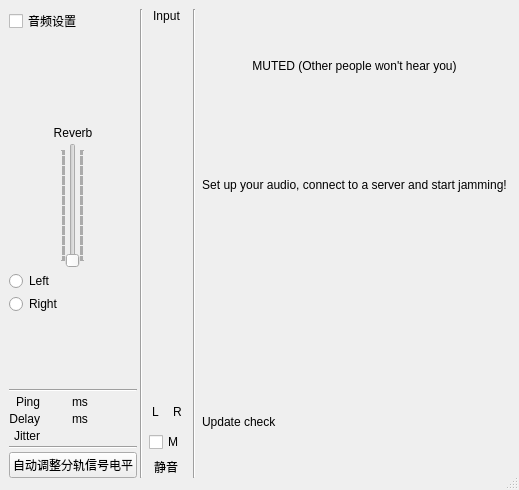
<?xml version="1.0" encoding="UTF-8"?>
<ui version="4.0">
 <class>CClientDlgBase</class>
 <widget class="QDialog" name="CClientDlgBase">
  <property name="geometry">
   <rect>
    <x>0</x>
    <y>0</y>
    <width>511</width>
    <height>490</height>
   </rect>
  </property>
  <property name="acceptDrops">
   <bool>true</bool>
  </property>
  <property name="windowTitle">
   <string/>
  </property>
  <property name="windowIcon">
   <iconset resource="resources.qrc">
    <normaloff>:/png/main/res/fronticon.png</normaloff>:/png/main/res/fronticon.png</iconset>
  </property>
  <property name="styleSheet">
   <string/>
  </property>
  <property name="sizeGripEnabled">
   <bool>true</bool>
  </property>
  <layout class="QHBoxLayout">
   <property name="leftMargin">
    <number>0</number>
   </property>
   <property name="topMargin">
    <number>0</number>
   </property>
   <property name="rightMargin">
    <number>3</number>
   </property>
   <property name="bottomMargin">
    <number>3</number>
   </property>
   <item>
    <widget class="QFrame" name="backgroundFrame">
     <property name="minimumSize">
      <size>
       <width>0</width>
       <height>0</height>
      </size>
     </property>
     <property name="frameShape">
      <enum>QFrame::NoFrame</enum>
     </property>
     <property name="frameShadow">
      <enum>QFrame::Plain</enum>
     </property>
     <layout class="QVBoxLayout" name="verticalLayout_5">
      <item>
       <layout class="QHBoxLayout" name="horizontalLayout_3">
        <item>
         <layout class="QHBoxLayout" name="horizontalLayout_2">
          <property name="spacing">
           <number>6</number>
          </property>
          <item>
           <layout class="QVBoxLayout" name="verticalLayout_4">
            <property name="spacing">
             <number>3</number>
            </property>
            <item>
             <layout class="QHBoxLayout" name="horizontalLayout">
              <item>
               <layout class="QVBoxLayout" name="verticalLayout_3">
                <item>
                 <layout class="QHBoxLayout" name="horizontalLayoutTopBar">
                  <item>
                   <widget class="QCheckBox" name="chbSettings">
                    <property name="text"><string>音频设置</string></property>
                    <property name="toolTip"><string>打开音频设置（声卡/缓冲/网络/混音等）</string></property>
                   </widget>
                  </item>
                  <item>
                   <spacer name="horizontalSpacerTopRight">
                    <property name="orientation"><enum>Qt::Horizontal</enum></property>
                    <property name="sizeHint" stdset="0"><size><width>40</width><height>0</height></size></property>
                   </spacer>
                  </item>
                 </layout>
                </item>
                <item>
                 <widget class="QLabel" name="pxlLogo">
                  <property name="sizePolicy">
                   <sizepolicy hsizetype="Preferred" vsizetype="Preferred">
                    <horstretch>0</horstretch>
                    <verstretch>0</verstretch>
                   </sizepolicy>
                  </property>
                  <property name="pixmap">
                   <pixmap resource="resources.qrc">:/png/main/res/fronticon.png</pixmap>
                  </property>
                  <property name="alignment">
                   <set>Qt::AlignCenter</set>
                  </property>
                  <property name="wordWrap">
                   <bool>false</bool>
                  </property>
                 </widget>
                </item>
                <item>
                 <spacer name="verticalSpacer">
                  <property name="orientation">
                   <enum>Qt::Vertical</enum>
                  </property>
                  <property name="sizeType">
                   <enum>QSizePolicy::Expanding</enum>
                  </property>
                  <property name="sizeHint" stdset="0">
                   <size>
                    <width>13</width>
                    <height>10</height>
                   </size>
                  </property>
                 </spacer>
                </item>
                <item>
                 <layout class="QVBoxLayout">
                  <item>
                   <layout class="QVBoxLayout">
                    <property name="spacing">
                     <number>3</number>
                    </property>
                    <item>
                     <widget class="QLabel" name="lblAudioReverb">
                      <property name="text">
                       <string>Reverb</string>
                      </property>
                      <property name="alignment">
                       <set>Qt::AlignCenter</set>
                      </property>
                     </widget>
                    </item>
                    <item>
                     <layout class="QHBoxLayout">
                      <item>
                       <spacer>
                        <property name="orientation">
                         <enum>Qt::Horizontal</enum>
                        </property>
                        <property name="sizeType">
                         <enum>QSizePolicy::Minimum</enum>
                        </property>
                        <property name="sizeHint" stdset="0">
                         <size>
                          <width>0</width>
                          <height>20</height>
                         </size>
                        </property>
                       </spacer>
                      </item>
                      <item>
                       <widget class="QSlider" name="sldAudioReverb">
                        <property name="sizePolicy">
                         <sizepolicy hsizetype="Fixed" vsizetype="Expanding">
                          <horstretch>0</horstretch>
                          <verstretch>0</verstretch>
                         </sizepolicy>
                        </property>
                        <property name="minimumSize">
                         <size>
                          <width>0</width>
                          <height>125</height>
                         </size>
                        </property>
                        <property name="maximumSize">
                         <size>
                          <width>16777215</width>
                          <height>300</height>
                         </size>
                        </property>
                        <property name="pageStep">
                         <number>1</number>
                        </property>
                        <property name="orientation">
                         <enum>Qt::Vertical</enum>
                        </property>
                        <property name="tickPosition">
                         <enum>QSlider::TicksBothSides</enum>
                        </property>
                       </widget>
                      </item>
                      <item>
                       <spacer>
                        <property name="orientation">
                         <enum>Qt::Horizontal</enum>
                        </property>
                        <property name="sizeType">
                         <enum>QSizePolicy::Minimum</enum>
                        </property>
                        <property name="sizeHint" stdset="0">
                         <size>
                          <width>0</width>
                          <height>20</height>
                         </size>
                        </property>
                       </spacer>
                      </item>
                     </layout>
                    </item>
                   </layout>
                  </item>
                  <item>
                   <layout class="QVBoxLayout">
                    <property name="spacing">
                     <number>3</number>
                    </property>
                    <item>
                     <widget class="QRadioButton" name="rbtReverbSelL">
                      <property name="text">
                       <string>Left</string>
                      </property>
                     </widget>
                    </item>
                    <item>
                     <widget class="QRadioButton" name="rbtReverbSelR">
                      <property name="text">
                       <string>Right</string>
                      </property>
                     </widget>
                    </item>
                   </layout>
                  </item>
                 </layout>
                </item>
                <item>
                 <spacer>
                  <property name="orientation">
                   <enum>Qt::Vertical</enum>
                  </property>
                  <property name="sizeType">
                   <enum>QSizePolicy::Expanding</enum>
                  </property>
                  <property name="sizeHint" stdset="0">
                   <size>
                    <width>13</width>
                    <height>10</height>
                   </size>
                  </property>
                 </spacer>
                </item>
                <item>
                 <widget class="Line" name="lineUpperLowerLeft_2">
                  <property name="orientation">
                   <enum>Qt::Horizontal</enum>
                  </property>
                 </widget>
                </item>
                <item>
                 <layout class="QHBoxLayout" name="horizontalLayoutPingWrap">
                  <item>
                   <layout class="QGridLayout" name="gridLayout">
                    <property name="horizontalSpacing"><number>3</number></property>
                    <property name="verticalSpacing"><number>3</number></property>
                    <item row="0" column="1" rowspan="3">
                     <spacer name="spacerLabelVal">
                      <property name="orientation"><enum>Qt::Horizontal</enum></property>
                      <property name="sizeHint" stdset="0"><size><width>16</width><height>20</height></size></property>
                     </spacer>
                    </item>
                    <item row="0" column="4" rowspan="3">
                     <spacer name="spacerUnitLed">
                      <property name="orientation"><enum>Qt::Horizontal</enum></property>
                      <property name="sizeHint" stdset="0"><size><width>16</width><height>20</height></size></property>
                     </spacer>
                    </item>
                  <item row="2" column="0">
                   <widget class="QLabel" name="lblBuffers">
                    <property name="text">
                     <string>Jitter</string>
                    </property>
                    <property name="alignment">
                     <set>Qt::AlignRight|Qt::AlignTrailing|Qt::AlignVCenter</set>
                    </property>
                    <property name="wordWrap">
                     <bool>false</bool>
                    </property>
                   </widget>
                  </item>
                  <item row="1" column="0">
                   <widget class="QLabel" name="lblDelay">
                    <property name="text">
                     <string>Delay</string>
                    </property>
                    <property name="alignment">
                     <set>Qt::AlignRight|Qt::AlignTrailing|Qt::AlignVCenter</set>
                    </property>
                    <property name="wordWrap">
                     <bool>false</bool>
                    </property>
                   </widget>
                  </item>
                  <item row="0" column="0">
                   <widget class="QLabel" name="lblPing">
                    <property name="text">
                     <string>Ping</string>
                    </property>
                    <property name="alignment">
                     <set>Qt::AlignRight|Qt::AlignTrailing|Qt::AlignVCenter</set>
                    </property>
                    <property name="wordWrap">
                     <bool>false</bool>
                    </property>
                   </widget>
                  </item>
                  <item row="0" column="2">
                   <widget class="QLabel" name="lblPingVal">
                    <property name="minimumSize">
                     <size>
                      <width>20</width>
                      <height>0</height>
                     </size>
                    </property>
                    <property name="layoutDirection">
                     <enum>Qt::LeftToRight</enum>
                    </property>
                    <property name="text">
                     <string/>
                    </property>
                    <property name="alignment">
                     <set>Qt::AlignRight|Qt::AlignTrailing|Qt::AlignVCenter</set>
                    </property>
                   </widget>
                  </item>
                  <item row="0" column="3">
                   <widget class="QLabel" name="lblPingUnit">
                    <property name="minimumSize">
                     <size>
                      <width>20</width>
                      <height>0</height>
                     </size>
                    </property>
                    <property name="maximumSize">
                     <size>
                      <width>20</width>
                      <height>16777215</height>
                     </size>
                    </property>
                    <property name="text">
                     <string>ms</string>
                    </property>
                   </widget>
                  </item>
                  <item row="1" column="2">
                   <widget class="QLabel" name="lblDelayVal">
                    <property name="minimumSize">
                     <size>
                      <width>20</width>
                      <height>0</height>
                     </size>
                    </property>
                    <property name="layoutDirection">
                     <enum>Qt::LeftToRight</enum>
                    </property>
                    <property name="text">
                     <string/>
                    </property>
                    <property name="alignment">
                     <set>Qt::AlignRight|Qt::AlignTrailing|Qt::AlignVCenter</set>
                    </property>
                   </widget>
                  </item>
                  <item row="1" column="3">
                   <widget class="QLabel" name="lblDelayUnit">
                    <property name="minimumSize">
                     <size>
                      <width>20</width>
                      <height>0</height>
                     </size>
                    </property>
                    <property name="maximumSize">
                     <size>
                      <width>20</width>
                      <height>16777215</height>
                     </size>
                    </property>
                    <property name="text">
                     <string>ms</string>
                    </property>
                   </widget>
                  </item>
                  <item row="1" column="5">
                   <widget class="CMultiColorLED" name="ledDelay" native="true">
                    <property name="sizePolicy">
                     <sizepolicy hsizetype="Fixed" vsizetype="Fixed">
                      <horstretch>0</horstretch>
                      <verstretch>0</verstretch>
                     </sizepolicy>
                    </property>
                    <property name="minimumSize">
                     <size>
                      <width>14</width>
                      <height>14</height>
                     </size>
                    </property>
                    <property name="maximumSize">
                     <size>
                      <width>14</width>
                      <height>14</height>
                     </size>
                    </property>
                   </widget>
                  </item>
                  <item row="2" column="5">
                   <widget class="CMultiColorLED" name="ledBuffers" native="true">
                    <property name="sizePolicy">
                     <sizepolicy hsizetype="Fixed" vsizetype="Fixed">
                      <horstretch>0</horstretch>
                      <verstretch>0</verstretch>
                     </sizepolicy>
                    </property>
                    <property name="minimumSize">
                     <size>
                      <width>14</width>
                      <height>14</height>
                     </size>
                    </property>
                    <property name="maximumSize">
                     <size>
                      <width>14</width>
                      <height>14</height>
                     </size>
                    </property>
                   </widget>
                  </item>
                 </layout>
                  </item>
                  <item>
                   <spacer name="horizontalSpacerPingRight">
                    <property name="orientation"><enum>Qt::Horizontal</enum></property>
                    <property name="sizeHint" stdset="0"><size><width>40</width><height>20</height></size></property>
                   </spacer>
                  </item>
                 </layout>
                </item>
                <item>
                 <widget class="Line" name="lineUpperLowerLeft">
                  <property name="orientation">
                   <enum>Qt::Horizontal</enum>
                  </property>
                 </widget>
                </item>
                <item>
                 <widget class="QPushButton" name="butAutoAdjust">
                  <property name="sizePolicy">
                   <sizepolicy hsizetype="Preferred" vsizetype="Fixed">
                    <horstretch>0</horstretch>
                    <verstretch>0</verstretch>
                   </sizepolicy>
                  </property>
                  <property name="text"><string>自动调整分轨信号电平</string></property>
                  <property name="autoDefault"><bool>false</bool></property>
                  <property name="default"><bool>false</bool></property>
                 </widget>
                </item>
               </layout>
              </item>
              <item>
               <widget class="Line" name="lineMeter">
                <property name="orientation">
                 <enum>Qt::Vertical</enum>
                </property>
               </widget>
              </item>
              <item>
               <layout class="QVBoxLayout">
                <item>
                 <widget class="QLabel" name="lblInputLEDMeter">
                  <property name="text">
                   <string>Input</string>
                  </property>
                  <property name="alignment">
                   <set>Qt::AlignCenter</set>
                  </property>
                 </widget>
                </item>
                <item>
                 <layout class="QHBoxLayout">
                  <item>
                   <widget class="CLevelMeter" name="lbrInputLevelL" native="true">
                    <property name="sizePolicy">
                     <sizepolicy hsizetype="Fixed" vsizetype="Expanding">
                      <horstretch>0</horstretch>
                      <verstretch>0</verstretch>
                     </sizepolicy>
                    </property>
                    <property name="minimumSize">
                     <size>
                      <width>19</width>
                      <height>88</height>
                     </size>
                    </property>
                   </widget>
                  </item>
                  <item>
                   <widget class="CLevelMeter" name="lbrInputLevelR" native="true">
                    <property name="sizePolicy">
                     <sizepolicy hsizetype="Fixed" vsizetype="Expanding">
                      <horstretch>0</horstretch>
                      <verstretch>0</verstretch>
                     </sizepolicy>
                    </property>
                    <property name="minimumSize">
                     <size>
                      <width>19</width>
                      <height>88</height>
                     </size>
                    </property>
                   </widget>
                  </item>
                 </layout>
                </item>
                <item>
                 <layout class="QHBoxLayout">
                  <item>
                   <widget class="QLabel" name="lblLevelMeterLeft">
                    <property name="text">
                     <string>L</string>
                    </property>
                    <property name="alignment">
                     <set>Qt::AlignCenter</set>
                    </property>
                   </widget>
                  </item>
                  <item>
                   <widget class="QLabel" name="lblLevelMeterRight">
                    <property name="text">
                     <string>R</string>
                    </property>
                    <property name="alignment">
                     <set>Qt::AlignCenter</set>
                    </property>
                   </widget>
                  </item>
                 </layout>
                </item>
                <item>
                 <spacer name="spacerBeforeLocalMute">
                  <property name="orientation"><enum>Qt::Vertical</enum></property>
                  <property name="sizeType"><enum>QSizePolicy::Fixed</enum></property>
                  <property name="sizeHint" stdset="0"><size><width>20</width><height>8</height></size></property>
                 </spacer>
                </item>
                <item alignment="Qt::AlignHCenter">
                 <widget class="QFrame" name="frameLocalMute">
                  <property name="frameShape"><enum>QFrame::NoFrame</enum></property>
                  <layout class="QVBoxLayout" name="verticalLayoutLocalMute">
                   <property name="leftMargin"><number>1</number></property>
                   <property name="topMargin"><number>2</number></property>
                   <property name="rightMargin"><number>1</number></property>
                   <property name="bottomMargin"><number>2</number></property>
                   <item alignment="Qt::AlignHCenter">
                    <widget class="QCheckBox" name="chbLocalMute">
                     <property name="text"><string>M</string></property>
                     <property name="toolTip"><string>输入静音：掐断上传信号（本地电平仍跳动，但云端听不到你）</string></property>
                    </widget>
                   </item>
                   <item alignment="Qt::AlignHCenter">
                    <widget class="QLabel" name="lblLocalMuteCaption">
                     <property name="text"><string>静音</string></property>
                     <property name="alignment"><set>Qt::AlignCenter</set></property>
                    </widget>
                   </item>
                  </layout>
                 </widget>
                </item>
               </layout>
              </item>
             </layout>
            </item>
           </layout>
          </item>
          <item>
           <widget class="Line" name="linePanReverb">
            <property name="orientation">
             <enum>Qt::Vertical</enum>
            </property>
           </widget>
          </item>
         </layout>
        </item>
        <item>
         <layout class="QVBoxLayout" name="verticalLayout">
          <item>
           <widget class="QLabel" name="lblGlobalInfoLabel">
            <property name="text">
             <string>MUTED (Other people won't hear you)</string>
            </property>
            <property name="alignment">
             <set>Qt::AlignCenter</set>
            </property>
            <property name="margin">
             <number>6</number>
            </property>
           </widget>
          </item>
          <item>
           <layout class="QVBoxLayout" name="verticalLayout_2">
            <property name="sizeConstraint">
             <enum>QLayout::SetMinimumSize</enum>
            </property>
            <property name="leftMargin">
             <number>0</number>
            </property>
            <property name="topMargin">
             <number>0</number>
            </property>
            <item>
             <widget class="QLabel" name="lblConnectToServer">
              <property name="sizePolicy">
               <sizepolicy hsizetype="Expanding" vsizetype="Preferred">
                <horstretch>0</horstretch>
                <verstretch>0</verstretch>
               </sizepolicy>
              </property>
              <property name="text">
               <string>Set up your audio, connect to a server and start jamming!</string>
              </property>
              <property name="alignment">
               <set>Qt::AlignCenter</set>
              </property>
             </widget>
            </item>
           </layout>
          </item>
          <item>
           <widget class="CAudioMixerBoard" name="MainMixerBoard" native="true">
            <property name="sizePolicy">
             <sizepolicy hsizetype="Expanding" vsizetype="Preferred">
              <horstretch>0</horstretch>
              <verstretch>0</verstretch>
             </sizepolicy>
            </property>
           </widget>
          </item>
          <item>
           <widget class="QLabel" name="lblUpdateCheck">
            <property name="text">
             <string>Update check</string>
            </property>
           </widget>
          </item>
         </layout>
        </item>
       </layout>
      </item>
     </layout>
    </widget>
   </item>
  </layout>
 </widget>
 <customwidgets>
  <customwidget>
   <class>CMultiColorLED</class>
   <extends>QWidget</extends>
   <header>multicolorled.h</header>
  </customwidget>
  <customwidget>
   <class>CAudioMixerBoard</class>
   <extends>QWidget</extends>
   <header>audiomixerboard.h</header>
  </customwidget>
  <customwidget>
   <class>CLevelMeter</class>
   <extends>QWidget</extends>
   <header>levelmeter.h</header>
   <container>1</container>
  </customwidget>
 </customwidgets>
 <tabstops>
  <tabstop>chbLocalMute</tabstop>
  <tabstop>chbSettings</tabstop>
  <tabstop>sldAudioReverb</tabstop>
  <tabstop>rbtReverbSelL</tabstop>
  <tabstop>rbtReverbSelR</tabstop>
 </tabstops>
 <resources>
  <include location="resources.qrc"/>
 </resources>
 <connections/>
</ui>
